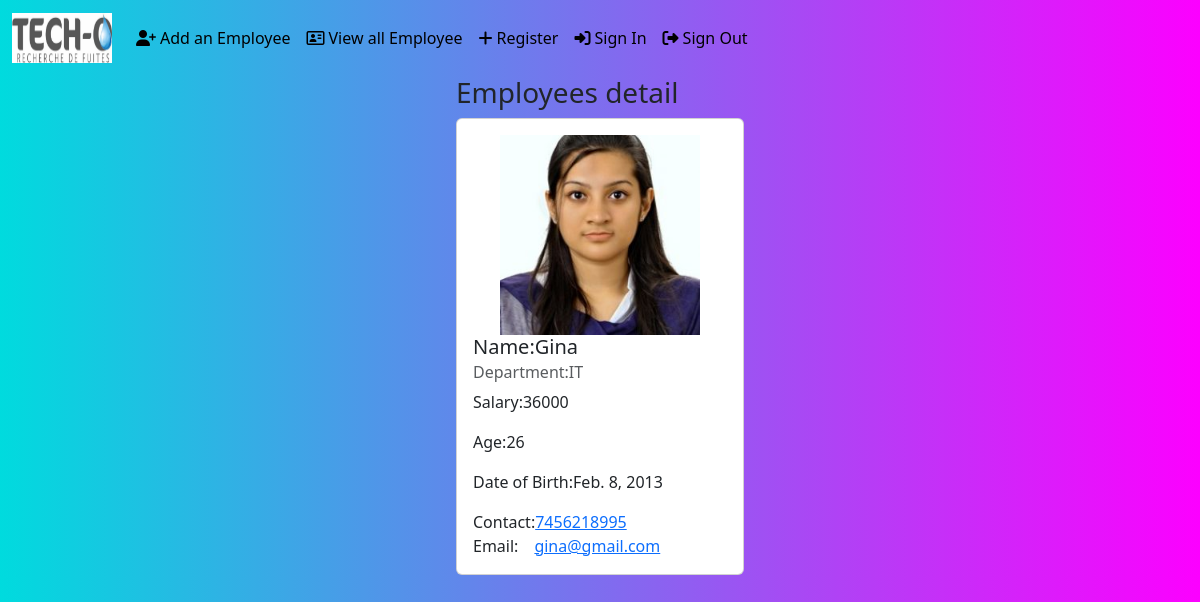
The page /employees/21/ (signed in) on the database its author committed.
### crm/models.py (models this page shows, shortened)
class Employees(models.Model):
    name=models.CharField(max_length=100)
    department=models.CharField(max_length=100) #for Charfield, max_length is needed
    salary=models.PositiveIntegerField()
    email=models.EmailField(unique=True)  #unique=True means same email cannot be used for other ids
    age=models.PositiveIntegerField()
    contact=models.CharField(null=True,max_length=10)
    image=models.ImageField(upload_to='images',null=True,blank=True) #null for database,blank=True for form,i.e. form will accept without picture
    date_of_birth=models.DateField(null=True,blank=True)

### crm/views.py (the view)
# urls.py: path('employees/<int:pk>/',EmployeeDetailView.as_view(),name='emp_details'),
@method_decorator(signin_required,name='dispatch')
class EmployeeDetailView(View):
    def get(self,request,*args,**kwargs):
        print(kwargs)
        id=kwargs.get('pk') #kwargs={'pk':1} pk meaning primary key
        qs=Employees.objects.get(id=id)
        return render(request,'emp_details.html',{'data':qs})

### crm/views.py (called while the page is built)
def signin_required(fn): #fn=get or post
    def wrapper(request,*args,**kwargs):
        if not request.user.is_authenticated:  #not works opposite, true become false, false become true
            messages.error(request,'Invalid session,please sign in')
            return redirect('signin')
        else:
            return fn(request,*args,**kwargs)  #fn=get/post
    return wrapper

### crm/templates/emp_details.html
{%extends 'base.html'%}
{%block body_block%}
<div class="container d-flex justify-content-center">
    <div>
        <h3>Employees detail</h3>
        <div class="card" style="width: 18rem;">
            <div class="card-body">
              <div class="d-flex justify-content-center">
                {%if data.image%}
                    <img src="{{data.image.url}}" alt="" style="width: 200px; height: 200px;">
                {%endif%}
              </div>
              <h5 class="card-title">Name:{{data.name}}</h5>
              <h6 class="card-subtitle mb-2 text-body-secondary">Department:{{data.department}}</h6>
              <p class="card-text">Salary:{{data.salary}}</p>
              <p class="card-text">Age:{{data.age}}</p>
              <p class='card-text'>Date of Birth:{{data.date_of_birth}}</p>
              Contact:<a href="#" class="card-link">{{data.contact}}</a>
              Email:<a href="#" class="card-link">{{data.email}}</a>
            </div>
          </div>
    </div>
</div>
{%endblock%}

### crm/templates/base.html (style rules this page uses)
body { background-color: #00DBDE; background-image: linear-gradient(90deg, #00DBDE 0%, #FC00FF 100%); }

### rows shown on the page
Employees: image (picture), name "Gina", department "IT", salary "36000", age "26", date_of_birth "Feb. 8, 2013", contact "7456218995", email "gina@gmail.com"
